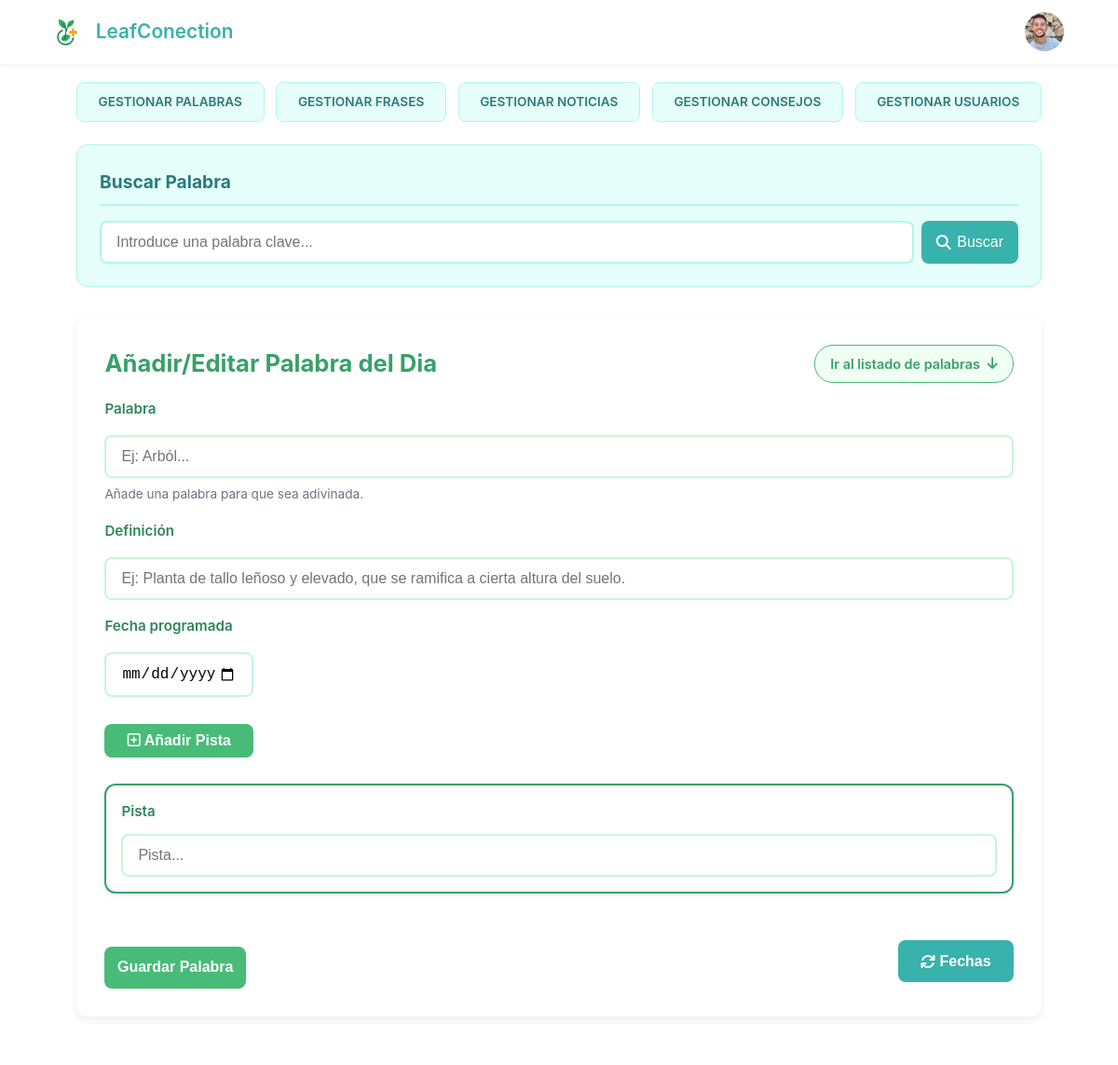
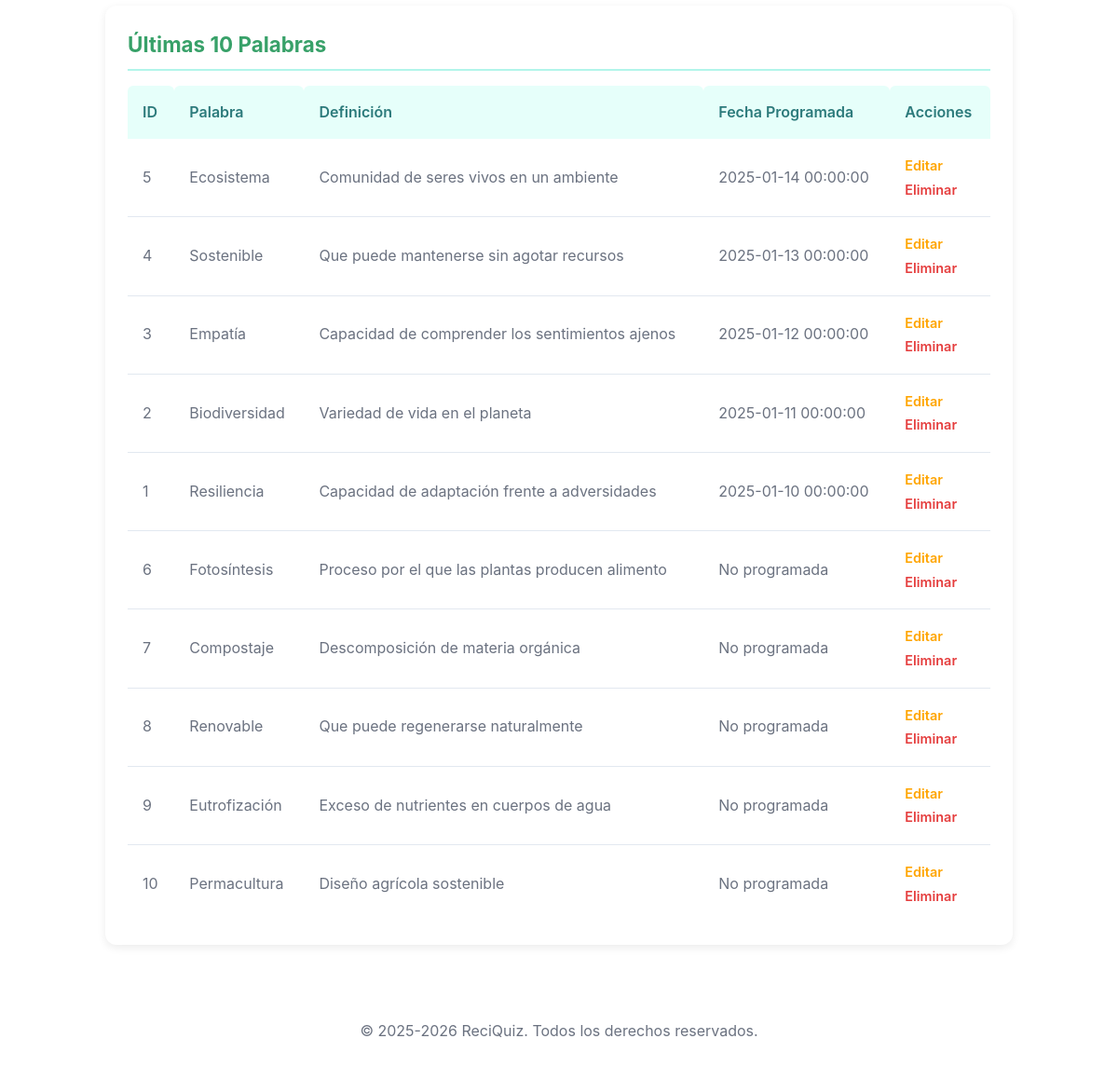
The app's page /admin/index.php with its own data (2 pictures, top to bottom).
### tables this page shows
CREATE TABLE Palabras (
    idPalabra SMALLINT UNSIGNED NOT NULL AUTO_INCREMENT,
    palabra VARCHAR(70) NOT NULL,
    definicion VARCHAR(180) NOT NULL,
    fechaProgramada DATETIME NULL DEFAULT NULL,
    fechaCreacion TIMESTAMP NOT NULL DEFAULT CURRENT_TIMESTAMP,
    CONSTRAINT pk_idPalabra PRIMARY KEY (idPalabra)
);

### src/admin/php/controladores/cPalabra.php (called while the page is built, shortened)
<?php
require_once __DIR__ . '/../modelos/mPalabra.php';
class CPalabra
{
    private $palabraMod;
    public $mensaje;
    public $palabrasList;
    public function __construct()
    {
        $this->palabraMod = new Palabra();
    }
    public function listarPalabras()
    {
        $this->palabrasList = $this->palabraMod->listarPalabras();
    }
    public function gestionarPalabras()
    {
        $this->vista = 'gestionarPalabras';
        $this->listarPalabras();
        return ['palabras' => $this->palabrasList, 'mensaje' => $this->mensaje];
    }
}
?>

### src/admin/php/modelos/mConexion.php (called while the page is built, shortened)
<?php
    class Conexion {
        public function __construct(){
            $this->conexion = new PDO (
                "mysql:host=" . servidor .
                ";dbname=" . nombreDB . ";charset=UTF8",
                usuario,
                password,
                [
                    PDO::ATTR_ERRMODE => PDO::ERRMODE_EXCEPTION,
                    PDO::ATTR_DEFAULT_FETCH_MODE => PDO::FETCH_ASSOC,
                    PDO::ATTR_EMULATE_PREPARES => false
                ]
            );
        }
    }
?>

### src/admin/php/modelos/mPalabra.php (called while the page is built, shortened)
<?php
require_once __DIR__ . '/mConexion.php';
class Palabra extends Conexion
{
    public function listarPalabras()
    {
        $sql = "
                SELECT *
                FROM Palabras
                ORDER BY fechaProgramada DESC
                LIMIT 10;
            ";
        $stmt = $this->conexion->prepare($sql);
        $stmt->execute();
        return $stmt->fetchAll(PDO::FETCH_ASSOC);
    }
}

### src/admin/php/vistas/gestionarPalabras.php (the view, shortened to what this page needs)
<!DOCTYPE html>
<html lang="es">
<head>
    <?php
    require_once 'parciales/head.php';
    encabezado("Gestion de Palabras - LeafConnect");
    ?>
</head>
<body>
    <header>
        <?php
        require_once 'parciales/nav.php';
        ?>
    </header>
    <main>
        <?php
        require_once 'parciales/navegador.php';
        ?>
        <?php
        require_once 'parciales/buscador.php';
        titulo("Palabra");
        ?>
        <div id="contenedorAdmin">
            <div class="encabezado-seccion">
                <h1>Añadir/Editar Palabra del Dia</h1>
                <a href="#ultimasDiezPalabras" class="enlace-listado">Ir al listado de palabras <i
                        class="fa-solid fa-arrow-down"></i></a>
            </div>
            <form
                action="<?php echo (isset($palabraEditar) && !$usarModal) ? 'index.php?c=Palabra&m=actualizarPalabra' : 'index.php?c=Palabra&m=guardarNuevaPalabra'; ?>"
                method="post">
                <label for="palabra">Palabra</label>
                <input type="text" name="palabra" id="palabra" placeholder="Ej: Arból..."
                    value="<?php echo (isset($palabraEditar) && !$usarModal) ? $palabraEditar['palabra'] : ''; ?>"
                    required>
                <p>Añade una palabra para que sea adivinada.</p>
                <label for="definicion">Definición</label>
                <input type="text" name="definicion" id="definicion"
                    placeholder="Ej: Planta de tallo leñoso y elevado, que se ramifica a cierta altura del suelo."
                    value="<?php echo (isset($palabraEditar) && !$usarModal) ? $palabraEditar['definicion'] : ''; ?>"
                    required>
                <label for="fecha">Fecha programada</label>
                <input type="date" name="fecha" id="fecha"
                    value="<?php echo (isset($palabraEditar) && !$usarModal) ? $palabraEditar['fechaProgramada'] : ''; ?>">
                <?php if (!isset($palabraEditar) || $usarModal) { ?>
                    <button type="button" id="btnAnadirPregunta">
                        <i class="fa-regular fa-square-plus"></i> Añadir Pista
                    </button>
                    <div id="cuestionarioContainer">
                        <div class="cuestionarioPregunta">
                            <label>Pista</label>
                            <input type="text" name="pista[]" placeholder="Pista..." required>
                        </div>
                    </div>
                <?php } ?>
                <div class="grupo-acciones">
                    <input type="submit"
                        value="<?php echo (isset($palabraEditar) && !$usarModal) ? 'Actualizar Palabra' : 'Guardar Palabra'; ?>">
                    <?php if (isset($palabraEditar) && !$usarModal) { ?>
                        <button type="button" class="btn-secundario"
                            onclick="window.location.href='index.php?c=Palabra&m=gestionarPalabras'">
                            <i class="fa-solid fa-times"></i>&nbsp;Cancelar
                        </button>
                    <?php } else { ?>
                        <button type="button" class="btn-secundario" onclick="
                                        if(confirm('Vas a poner a NULL todas las fechas antiguas. ¿Estás seguro?')) {
                                            window.location.href='index.php?c=Palabra&m=actualizarFechas';
                                        }">
                            <i class="fa-solid fa-arrows-rotate"></i>&nbsp;Fechas
                        </button>
                    <?php } ?>
                </div>
            </form>
        </div>
        <br>
        <div id="ultimasDiezPalabras">
            <h2>Últimas 10 Palabras</h2>
            <?php if (isset($palabras) && !empty($palabras)) { ?>
                <table>
                    <thead>
                        <tr>
                            <th>ID</th>
                            <th>Palabra</th>
                            <th>Definición</th>
                            <th>Fecha Programada</th>
                            <th>Acciones</th>
                        </tr>
                    </thead>
                    <tbody>
                        <?php
                        foreach ($palabras as $palabra) {
                            echo "<tr>";
                            echo "<td>" . $palabra['idPalabra'] . "</td>";
                            echo "<td>" . $palabra['palabra'] . "</td>";
                            echo "<td>" . $palabra['definicion'] . "</td>";
                            echo "<td>" . ($palabra['fechaProgramada'] ?? 'No programada') . "</td>";
                            echo "<td>";
                            echo "<a href='index.php?c=Palabra&m=editarPalabra&idPalabra=" . $palabra['idPalabra'] . "' style='color:orange'>Editar</a>";
                            echo "<br>";
                            echo "<a href='index.php?c=Palabra&m=eliminarPalabra&idPalabra=" . $palabra['idPalabra'] . "' onclick=\"return confirm('¿Eliminar esta palabra?')\">Eliminar</a>";
                            echo "</td>";
                            echo "</tr>";
                        }
                        ?>
                    </tbody>
                </table>
            <?php } else { ?>
                <p>No hay palabras guardadas aún.</p>
            <?php } ?>
        </div>
    </main>
    <footer>
        <?php
        require_once 'parciales/footer.php';
        ?>
    </footer>
</body>
</html>

### src/admin/index.php (shortened to what this page needs)
<?php
$objControlador = new $controlador();
if (method_exists($objControlador, $_GET['m'])) {
    $datos = $objControlador->{$_GET['m']}();
}
if ($objControlador->vista != '') {
    require_once RUTA_VISTAS . $objControlador->vista . '.php';
}
?>

### src/admin/php/vistas/parciales/head.php
<?php
function encabezado($titulo)
{
    echo '
                <meta charset="UTF-8">
                <meta name="viewport" content="width=device-width, initial-scale=1.0">
                <title>' . $titulo . '</title>
                <link rel="stylesheet" href="https://cdnjs.cloudflare.com/ajax/libs/font-awesome/6.4.0/css/all.min.css">
                <link rel="preconnect" href="https://fonts.googleapis.com">
                <link rel="preconnect" href="https://fonts.gstatic.com" crossorigin>
                <link href="https://fonts.googleapis.com/css2?family=Google+Sans+Code:ital,wght@0,300..800;1,300..800&display=swap" rel="stylesheet">
                <link rel="stylesheet" href="css/estilo.css">
                ';
}
?>

### src/admin/php/vistas/parciales/nav.php (shortened to what this page needs)
<?php
echo '
        <nav>
            <div class="infoJuego">
                <img src="./imagenes/logo.jpg" alt="logo Juego" class="logo">
                <h3>LeafConection</h3>
            </div>
            <div class="perfil">
                <img src="./imagenes/fotoPerfil.jpg" alt="Foto de perfil" id="fotoPerfil">
                <div id="menuDesplegable">
                    <a href="#cerrar-sesion"><i class="fas fa-sign-out-alt"></i> Cerrar Sesión</a>
                </div>
            </div>
        </nav>
        ';
?>

### src/admin/php/vistas/parciales/navegador.php
<?php
echo '
    <div id="navegador">
        <a href="index.php?c=Palabra&m=gestionarPalabras">GESTIONAR PALABRAS</a>
        <a href="index.php?c=Frase&m=gestionarFrases">GESTIONAR FRASES</a>
        <a href="index.php?c=Noticias&m=gestionarNoticias">GESTIONAR NOTICIAS</a>
        <a href="index.php?c=Consejo&m=gestionarConsejo">GESTIONAR CONSEJOS</a>
        <a href="index.php?c=Usuarios&m=gestionarUsuarios">GESTIONAR USUARIOS</a>
    </div>
'
?>

### src/admin/php/vistas/parciales/buscador.php
<?php
function titulo($titulo)
{
    echo "
        <section id='buscadorFrasesPalabra'>
            <h2>Buscar $titulo</h2>
            <form id='formBuscar'>
                <input type='search' id='inputBuscar' name='buscar' placeholder='Introduce una palabra clave...' aria-label='Buscar $titulo'>
                <button type='submit'>
                    <i class='fas fa-search'></i> Buscar
                </button>
            </form>
        </section>
    ";
}
?>

### src/admin/php/vistas/parciales/footer.php
<?php
    echo '<p>&copy; 2025-2026 ReciQuiz. Todos los derechos reservados.</p>';
?>

### records on screen
palabras: idPalabra "5", palabra "Ecosistema", definicion "Comunidad de seres vivos en un ambiente", fechaProgramada "2025-01-14 00:00:00"
palabras: idPalabra "4", palabra "Sostenible", definicion "Que puede mantenerse sin agotar recursos", fechaProgramada "2025-01-13 00:00:00"
palabras: idPalabra "3", palabra "Empatía", definicion "Capacidad de comprender los sentimientos ajenos", fechaProgramada "2025-01-12 00:00:00"
palabras: idPalabra "2", palabra "Biodiversidad", definicion "Variedad de vida en el planeta", fechaProgramada "2025-01-11 00:00:00"
palabras: idPalabra "1", palabra "Resiliencia", definicion "Capacidad de adaptación frente a adversidades", fechaProgramada "2025-01-10 00:00:00"
palabras: idPalabra "6", palabra "Fotosíntesis", definicion "Proceso por el que las plantas producen alimento", fechaProgramada "No programada"
palabras: idPalabra "7", palabra "Compostaje", definicion "Descomposición de materia orgánica", fechaProgramada "No programada"
palabras: idPalabra "8", palabra "Renovable", definicion "Que puede regenerarse naturalmente", fechaProgramada "No programada"
palabras: idPalabra "9", palabra "Eutrofización", definicion "Exceso de nutrientes en cuerpos de agua", fechaProgramada "No programada"
palabras: idPalabra "10", palabra "Permacultura", definicion "Diseño agrícola sostenible", fechaProgramada "No programada"

### other values on screen
$titulo "Palabra"
